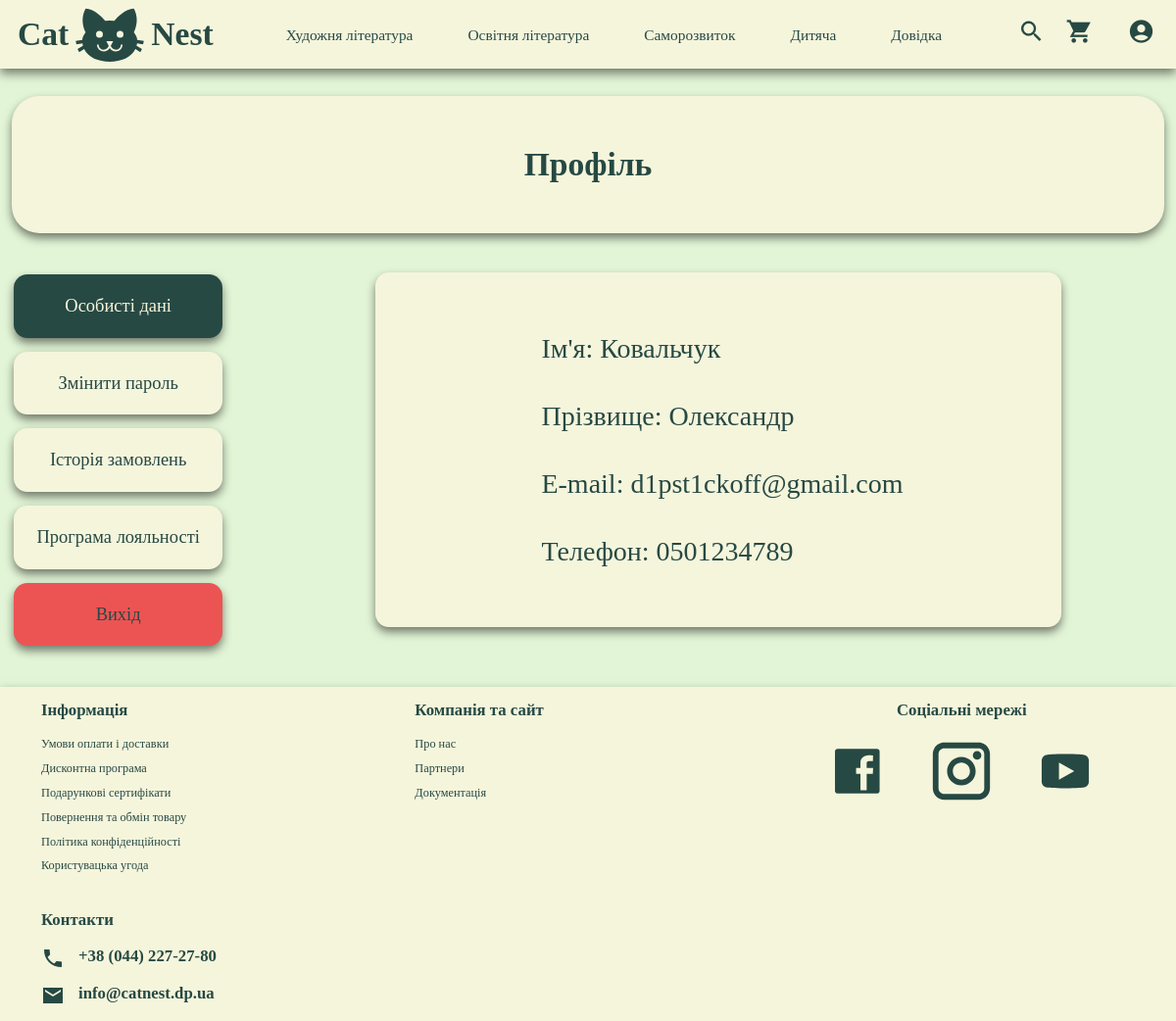
Page /Site/catnest.dp.ua/new_version/pages/profile.php (signed in) on the committed database.
### tables this page shows
CREATE TABLE `clientreg` (
  `Nom` int(11) NOT NULL AUTO_INCREMENT,
  `NameC` varchar(255) NOT NULL,
  `surname` varchar(255) NOT NULL,
  `phone` varchar(15) NOT NULL,
  `email` varchar(100) NOT NULL,
  `Date` date NOT NULL,
  `loyalty` tinyint(1) NOT NULL DEFAULT 0,
  `discontAmout` int(11) DEFAULT NULL,
  `id_logpass` int(11) DEFAULT NULL,
  PRIMARY KEY (`Nom`),
  KEY `id_logpass` (`id_logpass`),
  CONSTRAINT `clientreg_ibfk_1` FOREIGN KEY (`id_logpass`) REFERENCES `logpas` (`id`) ON DELETE SET NULL ON UPDATE CASCADE
);

### Site/catnest.dp.ua/new_version/pages/utility/profile/data.php (the view, shortened to what this page needs)
<div class="content" id="data">
  <form id="data-form">
    <div>
      <label>Ім'я: <?php echo($client[1]) ?></label>
    </div>
    <div>
      <label>Прізвище: <?php echo($client[2])  ?></label>
    </div>
    <div>
      <label>E-mail: <?php echo($client[4])  ?></label>
    </div>
    <div>
      <label>Телефон: <?php echo($client[3])  ?></label>
    </div>
  </form>
</div>

### Site/catnest.dp.ua/new_version/styles/main.css (style rules this page uses)
:root { --color-primary: #274943; --color-bg: #e2f5d6; --color-bg1: #56a650; --white: #f5f5dc; --black: #000000; --box-shadow: 0px 5px 10px 0px rgba(0, 0, 0, 0.5); }
* { margin: 0; padding: 0; outline: 0; border: 0; box-sizing: border-box; appearance: none; text-decoration: none; list-style: none; }
html { font-size: 14px; }
body { font-family: poppins, sans-serif; font-size: 0.88rem; color: var(--white); background-color: var(--color-bg); }
label { font-family: e-Ukraine-Bold; }

### Site/catnest.dp.ua/new_version/styles/profile.css (style rules this page uses)
.content { display: none; }
.content.active { display: flex; }
.content form { margin-top: 1em; width: 50rem; height: 100%; background-color: var(--white); color: var(--color-primary); display: flex; flex-direction: column; justify-content: space-evenly; align-items: center; padding: 5em; border-radius: 1rem; box-shadow: var(--box-shadow); gap: 3em; }
.content #data-form div, .content #change-password-form div { display: flex; flex-direction: column; width: 70%; }
.content form label { margin-left: 1.5rem; font-size: 2rem; }

### rows in the picture
clientreg: NameC "Ковальчук", surname "Олександр", email "d1pst1ckoff@gmail.com", phone "0501234789"
